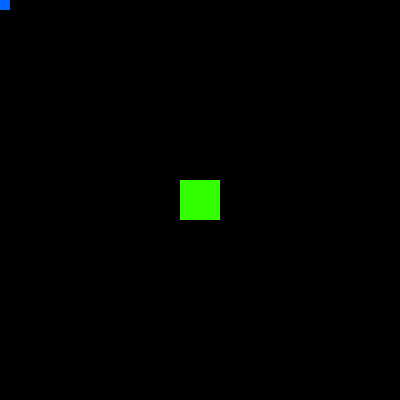
Frame 1 (no input)
Frame 60 (the mouse pressed at the canvas centre just before this capture): identical to frame 1, image omitted
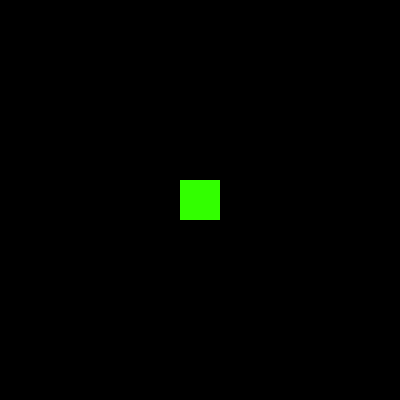
Frame 120 (the mouse held since frame 60 and released just before this capture)

The Processing sketch that drew these frames (run headless with seeded random() and noise(); from frame 60 on, the mouse is pressed at the canvas centre):

// Processing sketch: colision_cubos_con_centros
// ── colision_cubos_con_centros.pde
float x1, y1, tam1, x2, y2, tam2, col1, col2;

void setup() {
  size(400, 400);
  colorMode(HSB, 100);
  noStroke();
  x1 = 200;
  y1 = 200;
  tam1 = 40;
  col1 = 30;
  tam2 = 20;
  col2 = 60;
}

void draw() {
  x2 = mouseX;
  y2 = mouseY;

  background(0);
  fill(col1, 100, 100);
  rect(x1-tam1/2, y1-tam1/2, tam1, tam1);
  if (!colisiona(x1, y1, tam1, x2, y2, tam2)) {
    fill(col2, 100, 100);
  }
  rect(x2-tam2/2, y2-tam2/2, tam2, tam2);
}


boolean colisiona(float x1, float y1, float tam1, float x2, float y2, float tam2) {
  tam1 /= 2;
  tam2 /= 2;
  float dis = tam1 + tam2;
  if (abs(x1 - x2) < dis && abs(y1 - y2) < dis){
    return true;
  }  
  return false;
}
